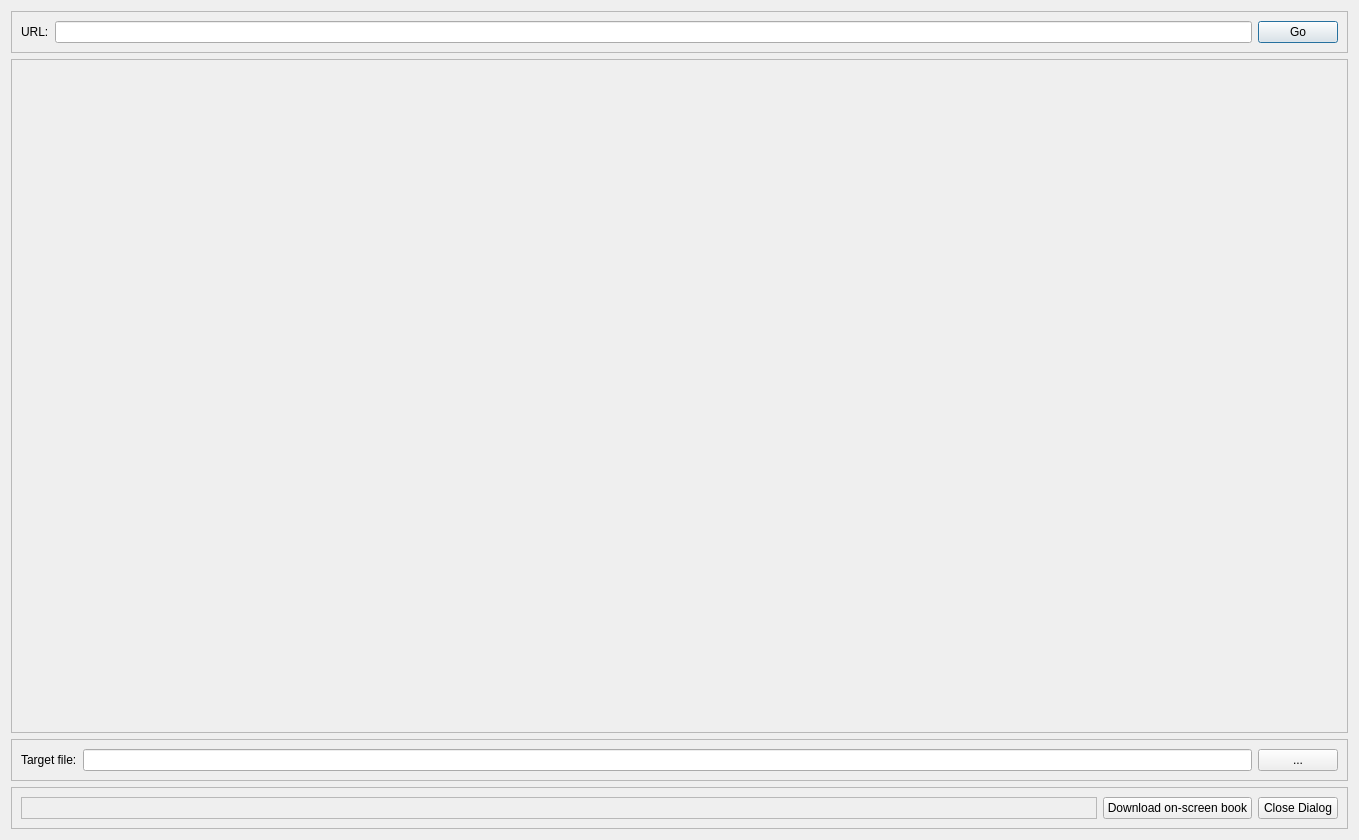
<?xml version="1.0" encoding="UTF-8"?>
<ui version="4.0">
 <class>Dialog</class>
 <widget class="QDialog" name="Dialog">
  <property name="geometry">
   <rect>
    <x>0</x>
    <y>0</y>
    <width>1359</width>
    <height>840</height>
   </rect>
  </property>
  <property name="windowTitle">
   <string>Dialog</string>
  </property>
  <layout class="QVBoxLayout" name="verticalLayout" stretch="0,1,0,0">
   <item>
    <widget class="QFrame" name="frame">
     <property name="frameShape">
      <enum>QFrame::StyledPanel</enum>
     </property>
     <property name="frameShadow">
      <enum>QFrame::Raised</enum>
     </property>
     <layout class="QHBoxLayout" name="horizontalLayout_2" stretch="0,1,0">
      <item>
       <widget class="QLabel" name="label">
        <property name="text">
         <string>URL:</string>
        </property>
       </widget>
      </item>
      <item>
       <widget class="QLineEdit" name="lineEdit"/>
      </item>
      <item>
       <widget class="QPushButton" name="pushButton">
        <property name="text">
         <string>Go</string>
        </property>
       </widget>
      </item>
     </layout>
    </widget>
   </item>
   <item>
    <widget class="QFrame" name="frame_2">
     <property name="frameShape">
      <enum>QFrame::StyledPanel</enum>
     </property>
     <property name="frameShadow">
      <enum>QFrame::Raised</enum>
     </property>
    </widget>
   </item>
   <item>
    <widget class="QFrame" name="frame_3">
     <property name="frameShape">
      <enum>QFrame::StyledPanel</enum>
     </property>
     <property name="frameShadow">
      <enum>QFrame::Raised</enum>
     </property>
     <layout class="QHBoxLayout" name="horizontalLayout" stretch="0,1,0">
      <item>
       <widget class="QLabel" name="label_2">
        <property name="text">
         <string>Target file:</string>
        </property>
       </widget>
      </item>
      <item>
       <widget class="QLineEdit" name="lineEdit_2"/>
      </item>
      <item>
       <widget class="QPushButton" name="pushButton_2">
        <property name="text">
         <string>...</string>
        </property>
       </widget>
      </item>
     </layout>
    </widget>
   </item>
   <item>
    <widget class="QFrame" name="frame_4">
     <property name="frameShape">
      <enum>QFrame::StyledPanel</enum>
     </property>
     <property name="frameShadow">
      <enum>QFrame::Raised</enum>
     </property>
     <layout class="QHBoxLayout" name="horizontalLayout_3" stretch="1,0,0">
      <item>
       <widget class="QFrame" name="frame_5">
        <property name="frameShape">
         <enum>QFrame::StyledPanel</enum>
        </property>
        <property name="frameShadow">
         <enum>QFrame::Raised</enum>
        </property>
       </widget>
      </item>
      <item>
       <widget class="QPushButton" name="pushButton_3">
        <property name="text">
         <string>Download on-screen book</string>
        </property>
       </widget>
      </item>
      <item>
       <widget class="QPushButton" name="pushButton_4">
        <property name="text">
         <string>Close Dialog</string>
        </property>
       </widget>
      </item>
     </layout>
    </widget>
   </item>
  </layout>
 </widget>
 <resources/>
 <connections/>
</ui>
